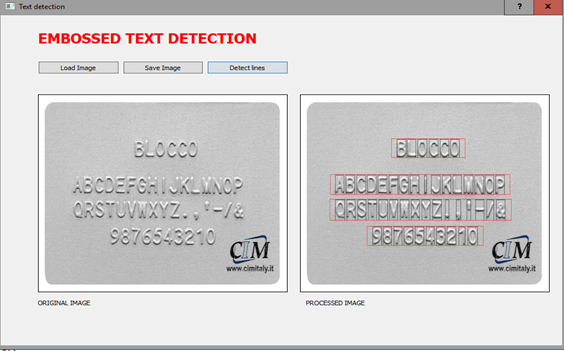

Recreate this plot in Python.
#GUI for integrated running of embossed line detection and character segmentation

from PyQt5.QtWidgets import QDialog,QApplication,QFileDialog
from PyQt5.uic import loadUi
import sys
from PyQt5 import QtCore
from PyQt5.QtCore import pyqtSlot
import cv2
from PyQt5.QtGui import QPixmap, QImage 
import numpy as np
import matplotlib.pyplot as plt
from math import sqrt


class Game(QDialog):
  def __init__(self):
     super(Game,self).__init__()
     loadUi('load_image.ui',self)
     self.image=None
     self.show_Image.clicked.connect(self.loadclicked)
     self.save_Button.clicked.connect(self.saveClicked)
     self.detect_Lines.clicked.connect(self.embossedLine)
  @pyqtSlot()
  def embossedLine(self):
     img=self.image
     #grayscaling
     gray=cv2.cvtColor(self.image,cv2.COLOR_BGR2GRAY) if len(self.image.shape)>=3 else self.image
     #denoising
     denoise1=cv2.fastNlMeansDenoising(gray,15,15,7,21)
     #Unsharp masking for edge enhancement
     gaussian_3 = cv2.GaussianBlur(gray, (9,9), 10.0)
     unsharp_image = cv2.addWeighted(denoise1, 1.5, gaussian_3, -0.5, 0, denoise1)
     #Binarization
     thresh = cv2.adaptiveThreshold(unsharp_image,255,cv2.ADAPTIVE_THRESH_MEAN_C,cv2.THRESH_BINARY_INV,11,2)
     #Median blurring
     median = cv2.medianBlur(thresh,7)
     #Horizontal dilation
     kernel=cv2.getStructuringElement(cv2.MORPH_RECT,(7,7))
     kernel[(0,1,2),:]=0;
     kernel[(4,5,6),:]=0;
     dilated=cv2.dilate(median,kernel,iterations=7)
     #Detecting contours
     p, contours, hierarchy = cv2.findContours(dilated,cv2.RETR_TREE,cv2.CHAIN_APPROX_NONE)
     for i,contour in enumerate(contours):
       area = cv2.contourArea(contour)
       [x,y,w,h] = cv2.boundingRect(contour)
       #Area filtering
       if area>50000 or area<1500:
         continue 
       cv2.rectangle(img,(x,y),(x+w,y+h),(0,0,255),1)
       roi = img[y:y+h, x:x+w]
	   
       #Character detection starts in region of image
       graychar=cv2.cvtColor(roi,cv2.COLOR_BGR2GRAY) 
       #De noising
       denoise1char =cv2.fastNlMeansDenoising(graychar,15,15,7,21)
       #Unsharp masking
       gaussian_3char = cv2.GaussianBlur(graychar, (9,9), 10.0)
       unsharp_imagechar = cv2.addWeighted(denoise1char, 1.5, gaussian_3char, -0.5, 0, denoise1char)
       #Canny edge detection
       edgeschar=cv2.Canny(unsharp_imagechar,50,150)
       #Binarization
       ret3,threshchar = cv2.threshold(graychar,0,255,cv2.THRESH_BINARY_INV+cv2.THRESH_OTSU)
       #Vertical dilation
       kernelchar=cv2.getStructuringElement(cv2.MORPH_RECT,(3,3))
       kernelchar[:,(0,2)]=0;
       edgeschar = cv2.dilate(edgeschar,kernelchar,iterations = 3)
       #Summation along every column is stored in array t
       t=[]
       row=edgeschar.shape[0]
       col=edgeschar.shape[1]
       sp=[]
       ep=[]
       for i in range(col):
          sum=0
          k=0
          for j in range(row):
              sum=sum+edgeschar[j,i]
              if edgeschar[j,i]>0:
               k=k+1
          t.append(k)
       #Starting points and ending points are found
       n=0
       t=np.array(t)
       stddev=np.std(t)
       mean=np.mean(t)
       stddev=stddev
       diff=mean-stddev
       for i,j in enumerate(t):
         if j<diff:
          t[i]=0

       for i,j in enumerate(t):
        if i>1 and i<(col-1):
           if j>diff and t[i-1]<diff and t[i+1]>diff:
             sp.append(i)
             n=1
           if j>diff and t[i-1]>diff  and t[i+1]<diff and n==1:
             ep.append(i)
             n=0
       if len(sp)!=0:
        w=int(col/len(sp))
       else:
         w=40

       y=2
       h=roi.shape[0]-2
       if len(ep)!=len(sp):

        for i,j in enumerate(sp):
         x=j
         cv2.rectangle(roi,(x,y),(x+w,y+h),(0,0,0),1)
         roichar = roi[y:y+h, x:x+w]

       else:

         for i,j in enumerate(sp):
          x=j
          w=ep[i]-sp[i]
          cv2.rectangle(roi,(x,y),(x+w,y+h),(0,0,0),1)
          roichar = roi[y:y+h, x:x+w]

       
     img=cv2.resize(img,(200,300))
     self.displayImage(2)
  @pyqtSlot()
  def loadclicked(self):
     fname,filter=QFileDialog.getOpenFileName(self,'Open File','C:\\',"Image Files (*.jpg)")
     if fname:
        self.loadImage(fname)
     else:
        print("Invalid Image")
  @pyqtSlot()
  def saveClicked(self):
     fname,filter=QFileDialog.getSaveFileName(self,'Save File','C:\\',"Image Files (*.jpg)")
     if fname:
        cv2.imwrite(fname,self.image)
     else:
        print('invalid to save')
  def loadImage(self,fname):
     self.image=cv2.imread(fname)
     self.displayImage()
  def displayImage(self,window=1):
     qformat=QImage.Format_Indexed8
	 
     if len(self.image.shape)==3: #rows,columns,channels
         if(self.image.shape[2])==4:
            qformat=QImage.Format_RGBA8888
         else:
            qformat=QImage.Format_RGB888
     img=QImage(self.image,self.image.shape[1],self.image.shape[0],self.image.strides[0],qformat)
     img=img.rgbSwapped()

     if window==1:
        self.original_Image.setPixmap(QPixmap.fromImage(img))
        self.original_Image.setAlignment(QtCore.Qt.AlignHCenter|QtCore.Qt.AlignVCenter)
        self.original_Image.setScaledContents( True )
     if window==2:
        self.processed_Image.setPixmap(QPixmap.fromImage(img))
        self.processed_Image.setScaledContents( True )
        self.processed_Image.setAlignment(QtCore.Qt.AlignHCenter|QtCore.Qt.AlignVCenter)
    
    
 	  
	 
app=QApplication(sys.argv)
window=Game()
window.setWindowTitle('Text detection')
window.show()
sys.exit(app.exec_())
